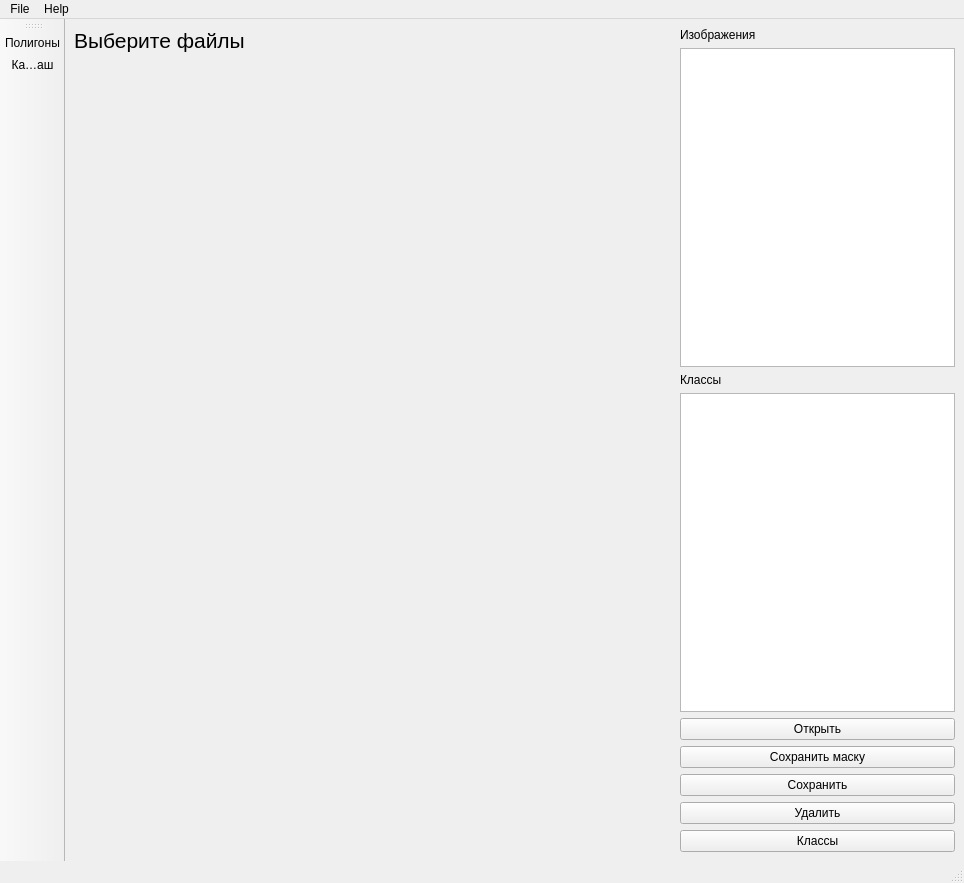
<?xml version="1.0" encoding="UTF-8"?>
<ui version="4.0">
 <class>MainWindow</class>
 <widget class="QMainWindow" name="MainWindow">
  <property name="geometry">
   <rect>
    <x>0</x>
    <y>0</y>
    <width>964</width>
    <height>883</height>
   </rect>
  </property>
  <property name="windowTitle">
   <string>MainWindow</string>
  </property>
  <widget class="QWidget" name="centralwidget">
   <layout class="QGridLayout" name="gridLayout">
    <item row="1" column="0">
     <layout class="QVBoxLayout" name="verticalLayout_2">
      <item>
       <widget class="QLabel" name="label">
        <property name="minimumSize">
         <size>
          <width>600</width>
          <height>600</height>
         </size>
        </property>
        <property name="font">
         <font>
          <pointsize>16</pointsize>
         </font>
        </property>
        <property name="layoutDirection">
         <enum>Qt::LeftToRight</enum>
        </property>
        <property name="text">
         <string>Выберите файлы</string>
        </property>
        <property name="alignment">
         <set>Qt::AlignLeading|Qt::AlignLeft|Qt::AlignTop</set>
        </property>
       </widget>
      </item>
     </layout>
    </item>
    <item row="1" column="1">
     <layout class="QVBoxLayout" name="verticalLayout_4">
      <item>
       <widget class="QLabel" name="label_2">
        <property name="maximumSize">
         <size>
          <width>16777215</width>
          <height>25</height>
         </size>
        </property>
        <property name="text">
         <string>Изображения</string>
        </property>
       </widget>
      </item>
      <item>
       <widget class="QListWidget" name="listImage">
        <property name="minimumSize">
         <size>
          <width>0</width>
          <height>0</height>
         </size>
        </property>
        <property name="maximumSize">
         <size>
          <width>330</width>
          <height>16777215</height>
         </size>
        </property>
       </widget>
      </item>
      <item>
       <widget class="QLabel" name="label_3">
        <property name="maximumSize">
         <size>
          <width>16777215</width>
          <height>25</height>
         </size>
        </property>
        <property name="text">
         <string>Классы</string>
        </property>
       </widget>
      </item>
      <item>
       <widget class="QListWidget" name="listClass">
        <property name="minimumSize">
         <size>
          <width>0</width>
          <height>0</height>
         </size>
        </property>
        <property name="maximumSize">
         <size>
          <width>330</width>
          <height>16777215</height>
         </size>
        </property>
       </widget>
      </item>
      <item>
       <layout class="QVBoxLayout" name="verticalLayout_3">
        <item>
         <widget class="QPushButton" name="pushButton_open">
          <property name="maximumSize">
           <size>
            <width>16777215</width>
            <height>16777215</height>
           </size>
          </property>
          <property name="text">
           <string>Открыть</string>
          </property>
         </widget>
        </item>
        <item>
         <widget class="QPushButton" name="pushButton_save_mask">
          <property name="maximumSize">
           <size>
            <width>16777215</width>
            <height>16777215</height>
           </size>
          </property>
          <property name="text">
           <string>Сохранить маску</string>
          </property>
         </widget>
        </item>
        <item>
         <widget class="QPushButton" name="pushButton_save">
          <property name="text">
           <string>Сохранить</string>
          </property>
         </widget>
        </item>
        <item>
         <widget class="QPushButton" name="pushButton_delet">
          <property name="maximumSize">
           <size>
            <width>16777215</width>
            <height>16777215</height>
           </size>
          </property>
          <property name="text">
           <string>Удалить</string>
          </property>
         </widget>
        </item>
        <item>
         <widget class="QPushButton" name="pushButton_class">
          <property name="text">
           <string>Классы</string>
          </property>
         </widget>
        </item>
       </layout>
      </item>
     </layout>
    </item>
   </layout>
  </widget>
  <widget class="QStatusBar" name="statusbar"/>
  <widget class="QMenuBar" name="menuBar">
   <property name="geometry">
    <rect>
     <x>0</x>
     <y>0</y>
     <width>964</width>
     <height>26</height>
    </rect>
   </property>
   <widget class="QMenu" name="menuFile">
    <property name="title">
     <string>File</string>
    </property>
   </widget>
   <widget class="QMenu" name="menuHelp">
    <property name="title">
     <string>Help</string>
    </property>
   </widget>
   <addaction name="menuFile"/>
   <addaction name="menuHelp"/>
  </widget>
  <widget class="QToolBar" name="toolBar">
   <property name="maximumSize">
    <size>
     <width>65</width>
     <height>16777215</height>
    </size>
   </property>
   <property name="windowTitle">
    <string>toolBar</string>
   </property>
   <attribute name="toolBarArea">
    <enum>LeftToolBarArea</enum>
   </attribute>
   <attribute name="toolBarBreak">
    <bool>false</bool>
   </attribute>
   <addaction name="action"/>
   <addaction name="action_2"/>
  </widget>
  <action name="action">
   <property name="text">
    <string>Полигоны</string>
   </property>
  </action>
  <action name="action_2">
   <property name="text">
    <string>Карандаш</string>
   </property>
  </action>
 </widget>
 <resources/>
 <connections/>
</ui>
